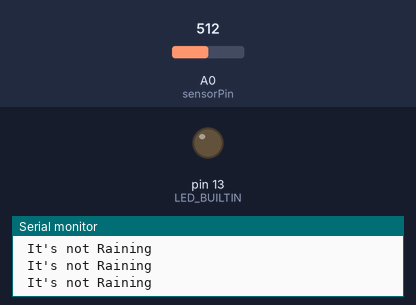
Recording of a sketch running on a simulated Arduino Uno, built with avr-gcc and run on an emulated ATmega328P. Parts: output pins drawn as LEDs (lit = HIGH), the last lines printed to the serial monitor. The test bench sets the inputs (shaded band); at power-on: A0 (sensorPin) = 512.

Above: at 1.2 s.
1.3 s: A0 (sensorPin) set to 38
2.8 s: A0 (sensorPin) set to 31
At 3.9 s:
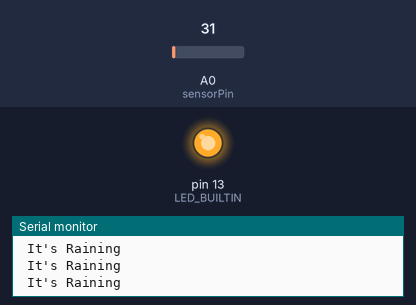
4.4 s: A0 (sensorPin) set to 122
At 5.5 s:
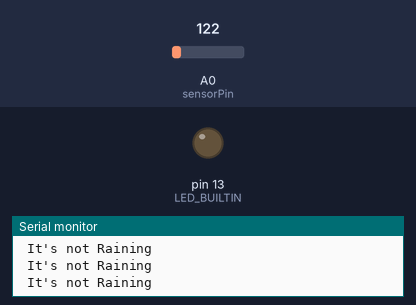
6.0 s: A0 (sensorPin) set to 25
At 7.5 s:
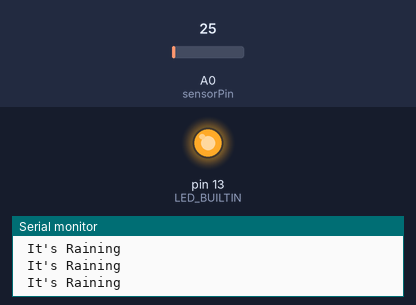
Timing chart, 0 to 8.6 s (numbered marks = the images above; inputs shaded):
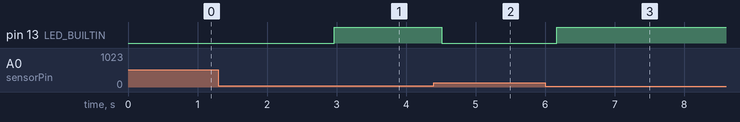

Measured:
- the behaviour switches between 35 and 34 on A0 (sensorPin) (found by bisection; images 0 and 1)
- after the input at 2.8 s, pin 13 (LED_BUILTIN): LOW → HIGH after 0.17 s
- after the input at 4.4 s, pin 13 (LED_BUILTIN): HIGH → LOW after 0.11 s
- after the input at 6.0 s, pin 13 (LED_BUILTIN): LOW → HIGH after 0.17 s

The sketch:

Serial_ADC.ino
```cpp
int sensorPin = A0;    // select the input pin as 4 for Rain Sensor   (analog rain sensor)
int sensorValue = 0;  // variable to store the value coming from the sensor

void setup()
{

  // declare the ledPin as an OUTPUT:
  pinMode(LED_BUILTIN, OUTPUT);

}

void loop()
{

  Serial.begin(115200);
  // read the value from the sensor:

  sensorValue = analogRead(sensorPin);

  //Serial.println(sensorValue);
  // turn the ledPin on
  delay(100);
  if(sensorValue<35)
  {
    Serial.println(" It's Raining ");
    digitalWrite(LED_BUILTIN, HIGH);
  }
 else
 {
  Serial.println(" It's not Raining ");
  digitalWrite(LED_BUILTIN, LOW);
 }
delay(10);
}
```
